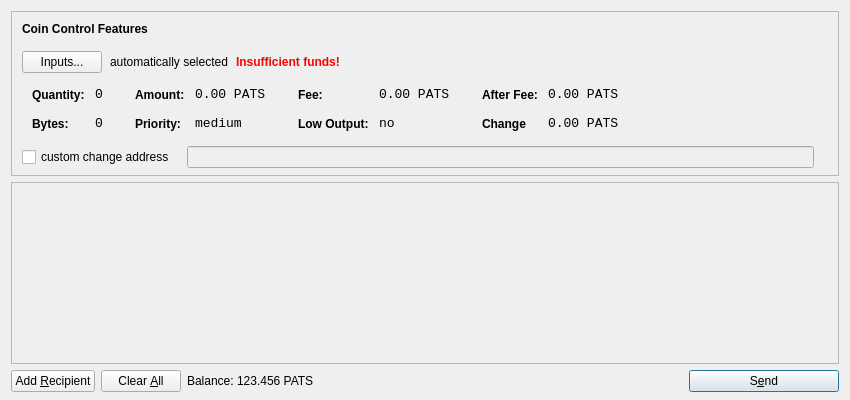
<?xml version="1.0" encoding="UTF-8"?>
<ui version="4.0">
 <class>SendCoinsDialog</class>
 <widget class="QDialog" name="SendCoinsDialog">
  <property name="geometry">
   <rect>
    <x>0</x>
    <y>0</y>
    <width>850</width>
    <height>400</height>
   </rect>
  </property>
  <property name="windowTitle">
   <string>Send Coins</string>
  </property>
  <layout class="QVBoxLayout" name="verticalLayout" stretch="0,1,0">
   <property name="bottomMargin">
    <number>8</number>
   </property>
   <item>
    <widget class="QFrame" name="frameCoinControl">
     <property name="sizePolicy">
      <sizepolicy hsizetype="Expanding" vsizetype="Expanding">
       <horstretch>0</horstretch>
       <verstretch>0</verstretch>
      </sizepolicy>
     </property>
     <property name="maximumSize">
      <size>
       <width>16777215</width>
       <height>16777215</height>
      </size>
     </property>
     <property name="frameShape">
      <enum>QFrame::StyledPanel</enum>
     </property>
     <property name="frameShadow">
      <enum>QFrame::Sunken</enum>
     </property>
     <layout class="QVBoxLayout" name="verticalLayoutCoinControl2">
      <property name="spacing">
       <number>-1</number>
      </property>
      <property name="leftMargin">
       <number>0</number>
      </property>
      <property name="topMargin">
       <number>0</number>
      </property>
      <property name="rightMargin">
       <number>0</number>
      </property>
      <property name="bottomMargin">
       <number>6</number>
      </property>
      <item>
       <layout class="QVBoxLayout" name="verticalLayoutCoinControl" stretch="0,0,0,0,1">
        <property name="spacing">
         <number>0</number>
        </property>
        <property name="leftMargin">
         <number>10</number>
        </property>
        <property name="topMargin">
         <number>10</number>
        </property>
        <item>
         <layout class="QHBoxLayout" name="horizontalLayoutCoinControl1">
          <property name="bottomMargin">
           <number>15</number>
          </property>
          <item>
           <widget class="QLabel" name="labelCoinControlFeatures">
            <property name="sizePolicy">
             <sizepolicy hsizetype="Preferred" vsizetype="Maximum">
              <horstretch>0</horstretch>
              <verstretch>0</verstretch>
             </sizepolicy>
            </property>
            <property name="font">
             <font>
              <weight>75</weight>
              <bold>true</bold>
             </font>
            </property>
            <property name="styleSheet">
             <string notr="true">font-weight:bold;</string>
            </property>
            <property name="text">
             <string>Coin Control Features</string>
            </property>
           </widget>
          </item>
         </layout>
        </item>
        <item>
         <layout class="QHBoxLayout" name="horizontalLayoutCoinControl2" stretch="0,0,0,0">
          <property name="spacing">
           <number>8</number>
          </property>
          <property name="bottomMargin">
           <number>10</number>
          </property>
          <item>
           <widget class="QPushButton" name="pushButtonCoinControl">
            <property name="styleSheet">
             <string notr="true"/>
            </property>
            <property name="text">
             <string>Inputs...</string>
            </property>
           </widget>
          </item>
          <item>
           <widget class="QLabel" name="labelCoinControlAutomaticallySelected">
            <property name="text">
             <string>automatically selected</string>
            </property>
            <property name="margin">
             <number>5</number>
            </property>
           </widget>
          </item>
          <item>
           <widget class="QLabel" name="labelCoinControlInsuffFunds">
            <property name="font">
             <font>
              <weight>75</weight>
              <bold>true</bold>
             </font>
            </property>
            <property name="styleSheet">
             <string notr="true">color:red;font-weight:bold;</string>
            </property>
            <property name="text">
             <string>Insufficient funds!</string>
            </property>
            <property name="margin">
             <number>5</number>
            </property>
           </widget>
          </item>
          <item>
           <spacer name="horizontalSpacerCoinControl">
            <property name="orientation">
             <enum>Qt::Horizontal</enum>
            </property>
            <property name="sizeHint" stdset="0">
             <size>
              <width>40</width>
              <height>1</height>
             </size>
            </property>
           </spacer>
          </item>
         </layout>
        </item>
        <item>
         <widget class="QWidget" name="widgetCoinControl" native="true">
          <property name="sizePolicy">
           <sizepolicy hsizetype="Preferred" vsizetype="Preferred">
            <horstretch>0</horstretch>
            <verstretch>0</verstretch>
           </sizepolicy>
          </property>
          <property name="minimumSize">
           <size>
            <width>0</width>
            <height>0</height>
           </size>
          </property>
          <property name="styleSheet">
           <string notr="true"/>
          </property>
          <layout class="QHBoxLayout" name="horizontalLayoutCoinControl5">
           <property name="margin">
            <number>0</number>
           </property>
           <item>
            <layout class="QHBoxLayout" name="horizontalLayoutCoinControl3" stretch="0,0,0,1">
             <property name="spacing">
              <number>20</number>
             </property>
             <property name="topMargin">
              <number>0</number>
             </property>
             <property name="bottomMargin">
              <number>10</number>
             </property>
             <item>
              <layout class="QFormLayout" name="formLayoutCoinControl1">
               <property name="horizontalSpacing">
                <number>10</number>
               </property>
               <property name="verticalSpacing">
                <number>14</number>
               </property>
               <property name="leftMargin">
                <number>10</number>
               </property>
               <property name="topMargin">
                <number>4</number>
               </property>
               <property name="rightMargin">
                <number>6</number>
               </property>
               <item row="0" column="0">
                <widget class="QLabel" name="labelCoinControlQuantityText">
                 <property name="styleSheet">
                  <string notr="true">font-weight:bold;</string>
                 </property>
                 <property name="text">
                  <string>Quantity:</string>
                 </property>
                 <property name="margin">
                  <number>0</number>
                 </property>
                </widget>
               </item>
               <item row="0" column="1">
                <widget class="QLabel" name="labelCoinControlQuantity">
                 <property name="font">
                  <font>
                   <family>Monospace</family>
                   <pointsize>10</pointsize>
                  </font>
                 </property>
                 <property name="cursor">
                  <cursorShape>IBeamCursor</cursorShape>
                 </property>
                 <property name="contextMenuPolicy">
                  <enum>Qt::ActionsContextMenu</enum>
                 </property>
                 <property name="text">
                  <string>0</string>
                 </property>
                 <property name="margin">
                  <number>0</number>
                 </property>
                 <property name="textInteractionFlags">
                  <set>Qt::LinksAccessibleByMouse|Qt::TextSelectableByKeyboard|Qt::TextSelectableByMouse</set>
                 </property>
                </widget>
               </item>
               <item row="1" column="0">
                <widget class="QLabel" name="labelCoinControlBytesText">
                 <property name="styleSheet">
                  <string notr="true">font-weight:bold;</string>
                 </property>
                 <property name="text">
                  <string>Bytes:</string>
                 </property>
                </widget>
               </item>
               <item row="1" column="1">
                <widget class="QLabel" name="labelCoinControlBytes">
                 <property name="font">
                  <font>
                   <family>Monospace</family>
                   <pointsize>10</pointsize>
                  </font>
                 </property>
                 <property name="cursor">
                  <cursorShape>IBeamCursor</cursorShape>
                 </property>
                 <property name="contextMenuPolicy">
                  <enum>Qt::ActionsContextMenu</enum>
                 </property>
                 <property name="text">
                  <string>0</string>
                 </property>
                 <property name="textInteractionFlags">
                  <set>Qt::LinksAccessibleByMouse|Qt::TextSelectableByKeyboard|Qt::TextSelectableByMouse</set>
                 </property>
                </widget>
               </item>
              </layout>
             </item>
             <item>
              <layout class="QFormLayout" name="formLayoutCoinControl2">
               <property name="horizontalSpacing">
                <number>10</number>
               </property>
               <property name="verticalSpacing">
                <number>14</number>
               </property>
               <property name="leftMargin">
                <number>6</number>
               </property>
               <property name="topMargin">
                <number>4</number>
               </property>
               <property name="rightMargin">
                <number>6</number>
               </property>
               <item row="0" column="0">
                <widget class="QLabel" name="labelCoinControlAmountText">
                 <property name="styleSheet">
                  <string notr="true">font-weight:bold;</string>
                 </property>
                 <property name="text">
                  <string>Amount:</string>
                 </property>
                 <property name="margin">
                  <number>0</number>
                 </property>
                </widget>
               </item>
               <item row="0" column="1">
                <widget class="QLabel" name="labelCoinControlAmount">
                 <property name="font">
                  <font>
                   <family>Monospace</family>
                   <pointsize>10</pointsize>
                  </font>
                 </property>
                 <property name="cursor">
                  <cursorShape>IBeamCursor</cursorShape>
                 </property>
                 <property name="contextMenuPolicy">
                  <enum>Qt::ActionsContextMenu</enum>
                 </property>
                 <property name="text">
                  <string>0.00 PATS</string>
                 </property>
                 <property name="textInteractionFlags">
                  <set>Qt::LinksAccessibleByMouse|Qt::TextSelectableByKeyboard|Qt::TextSelectableByMouse</set>
                 </property>
                </widget>
               </item>
               <item row="1" column="0">
                <widget class="QLabel" name="labelCoinControlPriorityText">
                 <property name="styleSheet">
                  <string notr="true">font-weight:bold;</string>
                 </property>
                 <property name="text">
                  <string>Priority:</string>
                 </property>
                </widget>
               </item>
               <item row="1" column="1">
                <widget class="QLabel" name="labelCoinControlPriority">
                 <property name="font">
                  <font>
                   <family>Monospace</family>
                   <pointsize>10</pointsize>
                  </font>
                 </property>
                 <property name="cursor">
                  <cursorShape>IBeamCursor</cursorShape>
                 </property>
                 <property name="contextMenuPolicy">
                  <enum>Qt::ActionsContextMenu</enum>
                 </property>
                 <property name="text">
                  <string>medium</string>
                 </property>
                 <property name="textInteractionFlags">
                  <set>Qt::LinksAccessibleByMouse|Qt::TextSelectableByKeyboard|Qt::TextSelectableByMouse</set>
                 </property>
                </widget>
               </item>
              </layout>
             </item>
             <item>
              <layout class="QFormLayout" name="formLayoutCoinControl3">
               <property name="horizontalSpacing">
                <number>10</number>
               </property>
               <property name="verticalSpacing">
                <number>14</number>
               </property>
               <property name="leftMargin">
                <number>6</number>
               </property>
               <property name="topMargin">
                <number>4</number>
               </property>
               <property name="rightMargin">
                <number>6</number>
               </property>
               <item row="0" column="0">
                <widget class="QLabel" name="labelCoinControlFeeText">
                 <property name="styleSheet">
                  <string notr="true">font-weight:bold;</string>
                 </property>
                 <property name="text">
                  <string>Fee:</string>
                 </property>
                 <property name="margin">
                  <number>0</number>
                 </property>
                </widget>
               </item>
               <item row="0" column="1">
                <widget class="QLabel" name="labelCoinControlFee">
                 <property name="font">
                  <font>
                   <family>Monospace</family>
                   <pointsize>10</pointsize>
                  </font>
                 </property>
                 <property name="cursor">
                  <cursorShape>IBeamCursor</cursorShape>
                 </property>
                 <property name="contextMenuPolicy">
                  <enum>Qt::ActionsContextMenu</enum>
                 </property>
                 <property name="text">
                  <string>0.00 PATS</string>
                 </property>
                 <property name="textInteractionFlags">
                  <set>Qt::LinksAccessibleByMouse|Qt::TextSelectableByKeyboard|Qt::TextSelectableByMouse</set>
                 </property>
                </widget>
               </item>
               <item row="1" column="0">
                <widget class="QLabel" name="labelCoinControlLowOutputText">
                 <property name="styleSheet">
                  <string notr="true">font-weight:bold;</string>
                 </property>
                 <property name="text">
                  <string>Low Output:</string>
                 </property>
                </widget>
               </item>
               <item row="1" column="1">
                <widget class="QLabel" name="labelCoinControlLowOutput">
                 <property name="font">
                  <font>
                   <family>Monospace</family>
                   <pointsize>10</pointsize>
                  </font>
                 </property>
                 <property name="cursor">
                  <cursorShape>IBeamCursor</cursorShape>
                 </property>
                 <property name="contextMenuPolicy">
                  <enum>Qt::ActionsContextMenu</enum>
                 </property>
                 <property name="text">
                  <string>no</string>
                 </property>
                 <property name="textInteractionFlags">
                  <set>Qt::LinksAccessibleByMouse|Qt::TextSelectableByKeyboard|Qt::TextSelectableByMouse</set>
                 </property>
                </widget>
               </item>
              </layout>
             </item>
             <item>
              <layout class="QFormLayout" name="formLayoutCoinControl4">
               <property name="horizontalSpacing">
                <number>10</number>
               </property>
               <property name="verticalSpacing">
                <number>14</number>
               </property>
               <property name="leftMargin">
                <number>6</number>
               </property>
               <property name="topMargin">
                <number>4</number>
               </property>
               <property name="rightMargin">
                <number>6</number>
               </property>
               <item row="0" column="0">
                <widget class="QLabel" name="labelCoinControlAfterFeeText">
                 <property name="styleSheet">
                  <string notr="true">font-weight:bold;</string>
                 </property>
                 <property name="text">
                  <string>After Fee:</string>
                 </property>
                 <property name="margin">
                  <number>0</number>
                 </property>
                </widget>
               </item>
               <item row="0" column="1">
                <widget class="QLabel" name="labelCoinControlAfterFee">
                 <property name="font">
                  <font>
                   <family>Monospace</family>
                   <pointsize>10</pointsize>
                  </font>
                 </property>
                 <property name="cursor">
                  <cursorShape>IBeamCursor</cursorShape>
                 </property>
                 <property name="contextMenuPolicy">
                  <enum>Qt::ActionsContextMenu</enum>
                 </property>
                 <property name="text">
                  <string>0.00 PATS</string>
                 </property>
                 <property name="textInteractionFlags">
                  <set>Qt::LinksAccessibleByMouse|Qt::TextSelectableByKeyboard|Qt::TextSelectableByMouse</set>
                 </property>
                </widget>
               </item>
               <item row="1" column="0">
                <widget class="QLabel" name="labelCoinControlChangeText">
                 <property name="styleSheet">
                  <string notr="true">font-weight:bold;</string>
                 </property>
                 <property name="text">
                  <string>Change</string>
                 </property>
                </widget>
               </item>
               <item row="1" column="1">
                <widget class="QLabel" name="labelCoinControlChange">
                 <property name="font">
                  <font>
                   <family>Monospace</family>
                   <pointsize>10</pointsize>
                  </font>
                 </property>
                 <property name="cursor">
                  <cursorShape>IBeamCursor</cursorShape>
                 </property>
                 <property name="contextMenuPolicy">
                  <enum>Qt::ActionsContextMenu</enum>
                 </property>
                 <property name="text">
                  <string>0.00 PATS</string>
                 </property>
                 <property name="textInteractionFlags">
                  <set>Qt::LinksAccessibleByMouse|Qt::TextSelectableByKeyboard|Qt::TextSelectableByMouse</set>
                 </property>
                </widget>
               </item>
              </layout>
             </item>
            </layout>
           </item>
          </layout>
         </widget>
        </item>
        <item>
         <layout class="QHBoxLayout" name="horizontalLayoutCoinControl4" stretch="0,0,0">
          <property name="spacing">
           <number>12</number>
          </property>
          <property name="sizeConstraint">
           <enum>QLayout::SetDefaultConstraint</enum>
          </property>
          <property name="topMargin">
           <number>5</number>
          </property>
          <property name="rightMargin">
           <number>5</number>
          </property>
          <item>
           <widget class="QCheckBox" name="checkBoxCoinControlChange">
            <property name="text">
             <string>custom change address</string>
            </property>
           </widget>
          </item>
          <item>
           <widget class="QLineEdit" name="lineEditCoinControlChange">
            <property name="enabled">
             <bool>false</bool>
            </property>
            <property name="sizePolicy">
             <sizepolicy hsizetype="Expanding" vsizetype="Fixed">
              <horstretch>0</horstretch>
              <verstretch>0</verstretch>
             </sizepolicy>
            </property>
           </widget>
          </item>
          <item>
           <widget class="QLabel" name="labelCoinControlChangeLabel">
            <property name="sizePolicy">
             <sizepolicy hsizetype="Preferred" vsizetype="Expanding">
              <horstretch>0</horstretch>
              <verstretch>0</verstretch>
             </sizepolicy>
            </property>
            <property name="minimumSize">
             <size>
              <width>0</width>
              <height>0</height>
             </size>
            </property>
            <property name="text">
             <string/>
            </property>
            <property name="margin">
             <number>3</number>
            </property>
           </widget>
          </item>
         </layout>
        </item>
        <item>
         <spacer name="verticalSpacerCoinControl">
          <property name="orientation">
           <enum>Qt::Vertical</enum>
          </property>
          <property name="sizeHint" stdset="0">
           <size>
            <width>800</width>
            <height>1</height>
           </size>
          </property>
         </spacer>
        </item>
       </layout>
      </item>
     </layout>
    </widget>
   </item>
   <item>
    <widget class="QScrollArea" name="scrollArea">
     <property name="widgetResizable">
      <bool>true</bool>
     </property>
     <widget class="QWidget" name="scrollAreaWidgetContents">
      <property name="geometry">
       <rect>
        <x>0</x>
        <y>0</y>
        <width>830</width>
        <height>165</height>
       </rect>
      </property>
      <layout class="QVBoxLayout" name="verticalLayout_2">
       <property name="margin">
        <number>0</number>
       </property>
       <item>
        <layout class="QVBoxLayout" name="entries">
         <property name="spacing">
          <number>6</number>
         </property>
        </layout>
       </item>
       <item>
        <spacer name="verticalSpacer">
         <property name="orientation">
          <enum>Qt::Vertical</enum>
         </property>
         <property name="sizeHint" stdset="0">
          <size>
           <width>20</width>
           <height>40</height>
          </size>
         </property>
        </spacer>
       </item>
      </layout>
     </widget>
    </widget>
   </item>
   <item>
    <layout class="QHBoxLayout" name="horizontalLayout">
     <item>
      <widget class="QPushButton" name="addButton">
       <property name="toolTip">
        <string>Send to multiple recipients at once</string>
       </property>
       <property name="text">
        <string>Add &amp;Recipient</string>
       </property>
       <property name="icon">
        <iconset resource="../bitcoin.qrc">
         <normaloff>:/icons/add</normaloff>:/icons/add</iconset>
       </property>
       <property name="autoDefault">
        <bool>false</bool>
       </property>
      </widget>
     </item>
     <item>
      <widget class="QPushButton" name="clearButton">
       <property name="sizePolicy">
        <sizepolicy hsizetype="Minimum" vsizetype="Fixed">
         <horstretch>0</horstretch>
         <verstretch>0</verstretch>
        </sizepolicy>
       </property>
       <property name="toolTip">
        <string>Remove all transaction fields</string>
       </property>
       <property name="text">
        <string>Clear &amp;All</string>
       </property>
       <property name="icon">
        <iconset resource="../bitcoin.qrc">
         <normaloff>:/icons/remove</normaloff>:/icons/remove</iconset>
       </property>
       <property name="autoRepeatDelay">
        <number>300</number>
       </property>
       <property name="autoDefault">
        <bool>false</bool>
       </property>
      </widget>
     </item>
     <item>
      <layout class="QHBoxLayout" name="horizontalLayout_2">
       <property name="spacing">
        <number>3</number>
       </property>
       <item>
        <widget class="QLabel" name="label">
         <property name="sizePolicy">
          <sizepolicy hsizetype="Preferred" vsizetype="Fixed">
           <horstretch>0</horstretch>
           <verstretch>0</verstretch>
          </sizepolicy>
         </property>
         <property name="text">
          <string>Balance:</string>
         </property>
        </widget>
       </item>
       <item>
        <widget class="QLabel" name="labelBalance">
         <property name="sizePolicy">
          <sizepolicy hsizetype="Preferred" vsizetype="Fixed">
           <horstretch>0</horstretch>
           <verstretch>0</verstretch>
          </sizepolicy>
         </property>
         <property name="cursor">
          <cursorShape>IBeamCursor</cursorShape>
         </property>
         <property name="text">
          <string>123.456 PATS</string>
         </property>
         <property name="textInteractionFlags">
          <set>Qt::LinksAccessibleByMouse|Qt::TextSelectableByKeyboard|Qt::TextSelectableByMouse</set>
         </property>
        </widget>
       </item>
      </layout>
     </item>
     <item>
      <spacer name="horizontalSpacer">
       <property name="orientation">
        <enum>Qt::Horizontal</enum>
       </property>
       <property name="sizeHint" stdset="0">
        <size>
         <width>40</width>
         <height>20</height>
        </size>
       </property>
      </spacer>
     </item>
     <item>
      <widget class="QPushButton" name="sendButton">
       <property name="minimumSize">
        <size>
         <width>150</width>
         <height>0</height>
        </size>
       </property>
       <property name="toolTip">
        <string>Confirm the send action</string>
       </property>
       <property name="text">
        <string>S&amp;end</string>
       </property>
       <property name="icon">
        <iconset resource="../bitcoin.qrc">
         <normaloff>:/icons/send</normaloff>:/icons/send</iconset>
       </property>
       <property name="default">
        <bool>true</bool>
       </property>
      </widget>
     </item>
    </layout>
   </item>
  </layout>
 </widget>
 <resources>
  <include location="../bitcoin.qrc"/>
 </resources>
 <connections/>
</ui>
